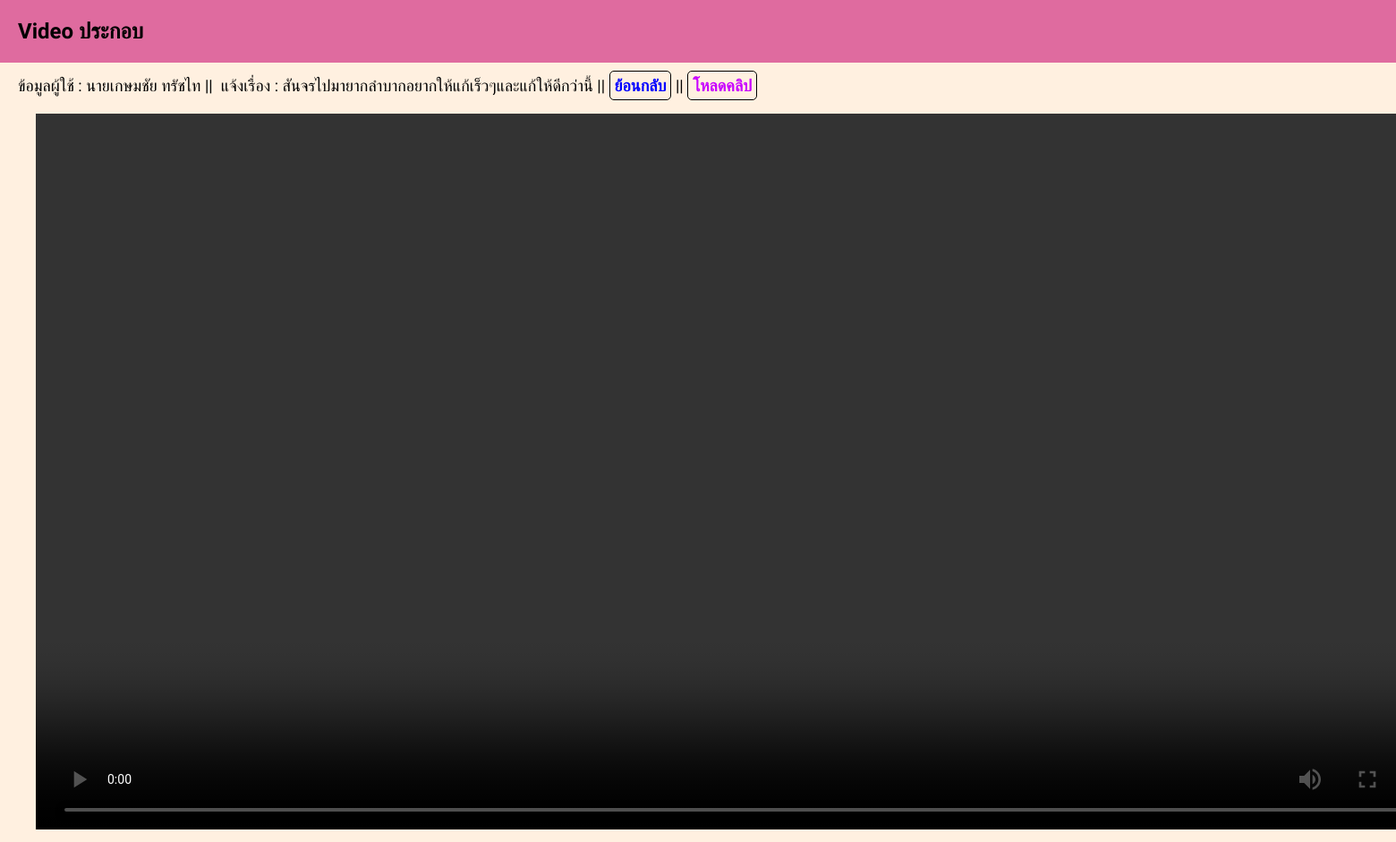
Screenshot of /role_video.php?user_id=1 with the database file from the repository.
### tables this page shows
CREATE TABLE `problem` (
  `user_id` int(100) UNSIGNED NOT NULL,
  `inform` varchar(100) NOT NULL,
  `pre` varchar(100) NOT NULL,
  `fullname` varchar(100) NOT NULL,
  `address` text NOT NULL,
  `details` text NOT NULL,
  `phone` varchar(100) NOT NULL,
  `email` varchar(100) NOT NULL,
  `picture1` varchar(1000) NOT NULL,
  `picture2` varchar(1000) NOT NULL,
  `video` varchar(1000) NOT NULL,
  `time` date NOT NULL DEFAULT current_timestamp(),
  `status` int(11) NOT NULL,
  `head` varchar(50) NOT NULL
);

### role_video.php (the view, shortened to what this page needs)
<!DOCTYPE html>
<html lang="en">
<head>
    <link rel="stylesheet" href="plugin/bootstrap/css/bootstrap-grid.css">
    <link rel="stylesheet" href="css/video.css">
</head>
<body>
    <?php
    include('config.php');
    $sql = "SELECT * FROM problem WHERE user_id='".$_GET['user_id']."' LIMIT 1";
    $result = mysqli_query($link,$sql) or die(mysqli_error($link));
    $row = mysqli_fetch_assoc($result);
    ?>
    <header>
        <nav class="navbar fixed-top navbar-nav-scroll">
            <div class="header">
                <h1>Video ประกอบ</h1>
            </div>
        </nav>
    </header>
    <div class="text">
        ข้อมูลผู้ใช้ : <?= $row['pre'] . $row['fullname'] ?>&nbsp;||&nbsp;
        แจ้งเรื่อง : <?= $row['details'] ?>&nbsp;||&nbsp;<a href="role.php?page=problem">ย้อนกลับ</a>&nbsp;||&nbsp;<a href="img/problem/video/<?=$row['video']?>" class="b" download>โหลดคลิป</a>
    <div class="video"><video  height="800" controls src="img/problem/video/<?=$row['video']?>"></div>
</body>
</html>

### css/video.css (style rules this page uses)
body { margin: 0; font-family: 'Sarabun', sans-serif; background-color: rgba(255, 227, 194, 0.5); }
.header { background: rgb(223, 107, 159); padding: 1px; padding-left: 20px; }
.video { padding: 10px; padding-top: 20px; padding-left: 20px; }
.text { padding-top: 15px; padding-left: 20px; font-size: 18px; }
a { text-decoration: none; color: blue; font-weight: bold; border-radius: 5px; border: 1px solid rgb(0, 0, 0); padding: 5px; font-size: 18px; transition: 0.5s; }
.b { text-decoration: none; color: rgb(200, 0, 255); font-weight: bold; border-radius: 5px; border: 1px solid rgb(0, 0, 0); padding: 5px; font-size: 18px; transition: 0.5s; }

### rows the page displays
problem: pre "นาย", fullname "เกษมชัย ทรัชไท", details "สันจรไปมายากลำบากอยากให้แก้เร็วๆและแก้ให้ดีกว่านี้"
